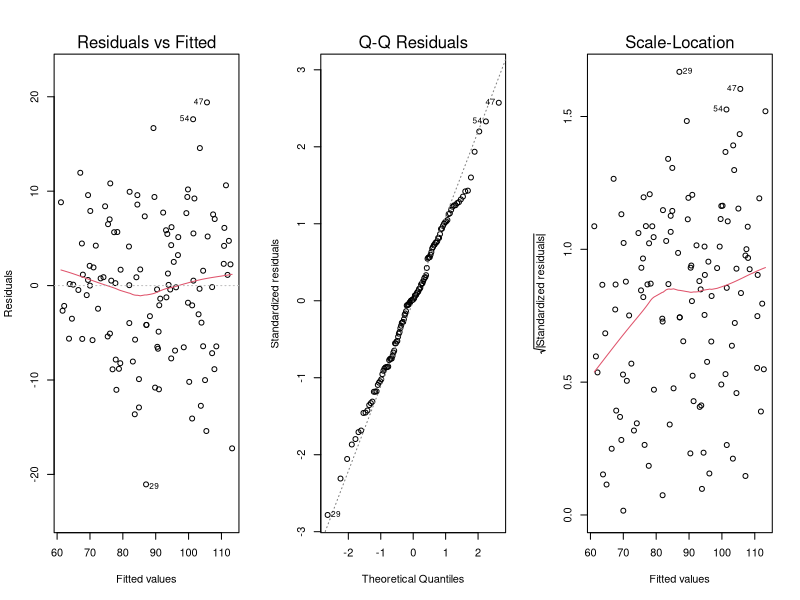

R code for this plot:

# Ejercicio 2: Regresión múltiple

# Ajuste un modelo de regresión lineal múltiple con publicidad y precio como predictores. 
# Compare el R² ajustado con el del ejercicio anterior. ¿Cuál variable aporta más a explicar las ventas?

set.seed(42)
n <- 120

ventas <- data.frame(
  mes        = rep(1:12, times = 10),
  publicidad = round(runif(n, min = 2.0, max = 4.5),1),
  precio     = round(runif(n, min = 13.0, max = 15.5),1),
  region     = sample(c("Norte", "Sur", "Este", "Oeste"), n, replace = TRUE),
  promo      = sample(c(0L, 1L), n, replace = TRUE)
)

ventas$ventas <- round(
  100 + 18 * ventas$publicidad - 5 * ventas$precio +
    rnorm(n, mean = 0, sd = 8)
)

# Modelo múltiple

modelo2 <- lm(ventas ~ publicidad + precio, data = ventas)
summary(modelo2)

# El resultado es que precio simplemente mueve menos las ventas en términos absolutos dentro de este dataset, 
# aunque sea estadísticamente muy significativo (p = 2.02e-06).

# ¿Cuál variable aporta más?

# En magnitud del efecto real, un aumento de 1 unidad en publicidad genera +18.6 unidades de ventas; una 
# reducción de 1 unidad en precio genera solo +4.9. Y el rango de publicidad es igual de amplio que el del precio.

# La conclusión es clara: precio es un predictor significativo y útil para incluir en el modelo, pero publicidad 
# es el motor principal de las ventas en estos datos.

## Para el modelo múltiple del ejercicio 2, genere los gráficos de diagnóstico (residuales vs. ajustados, Q-Q de 
# residuales, escala-localización). Identifique si se cumplen los supuestos de linealidad, homocedasticidad y 
# normalidad. Redacte una conclusión de dos párrafos como si fuera para un informe de negocio.

par(mfrow = c(1, 3))
plot(modelo2, which = 1)   # Residuales vs. ajustados
plot(modelo2, which = 2)   # Q-Q normal
plot(modelo2, which = 3)   # Escala-localización
par(mfrow = c(1, 1))

# 1. Linealidad: La nube es horizontal y centrada en cero sin ninguna curvatura sistemática, lo que confirma linealidad.
# 2. Normalidad: Dispersión uniforme, los puntos siguen la diagonal con una adherencia excelente desde el cuantil −2 
# hasta +2, que cubre más del 95% de las observaciones, lo que confirma normalidad.
# 3. Homocedasticidad: La raíz de los residuos estandarizados absolutos se dispersa de forma relativamente uniforme 
# alrededor de una línea suavizada aproximadamente plana.Supuesto cumplido.
